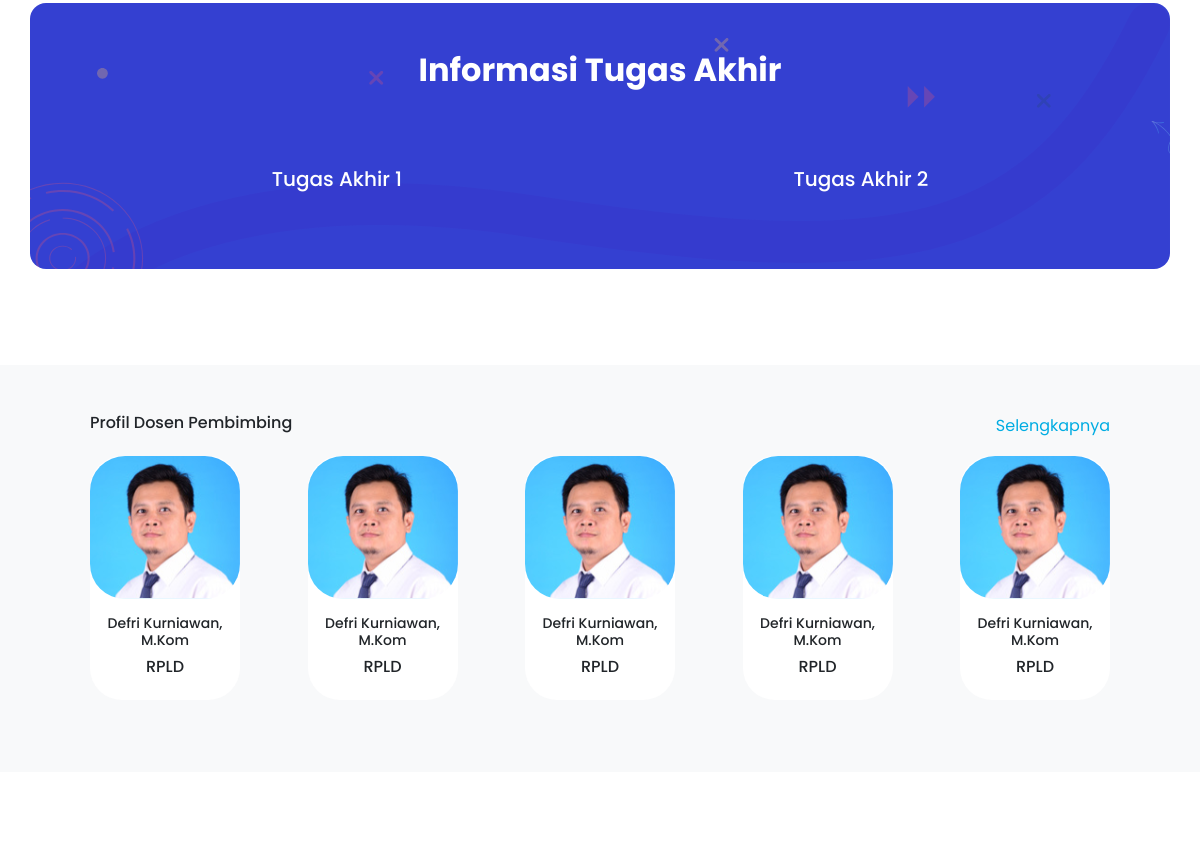
Before: / (middle part) with the older database file.
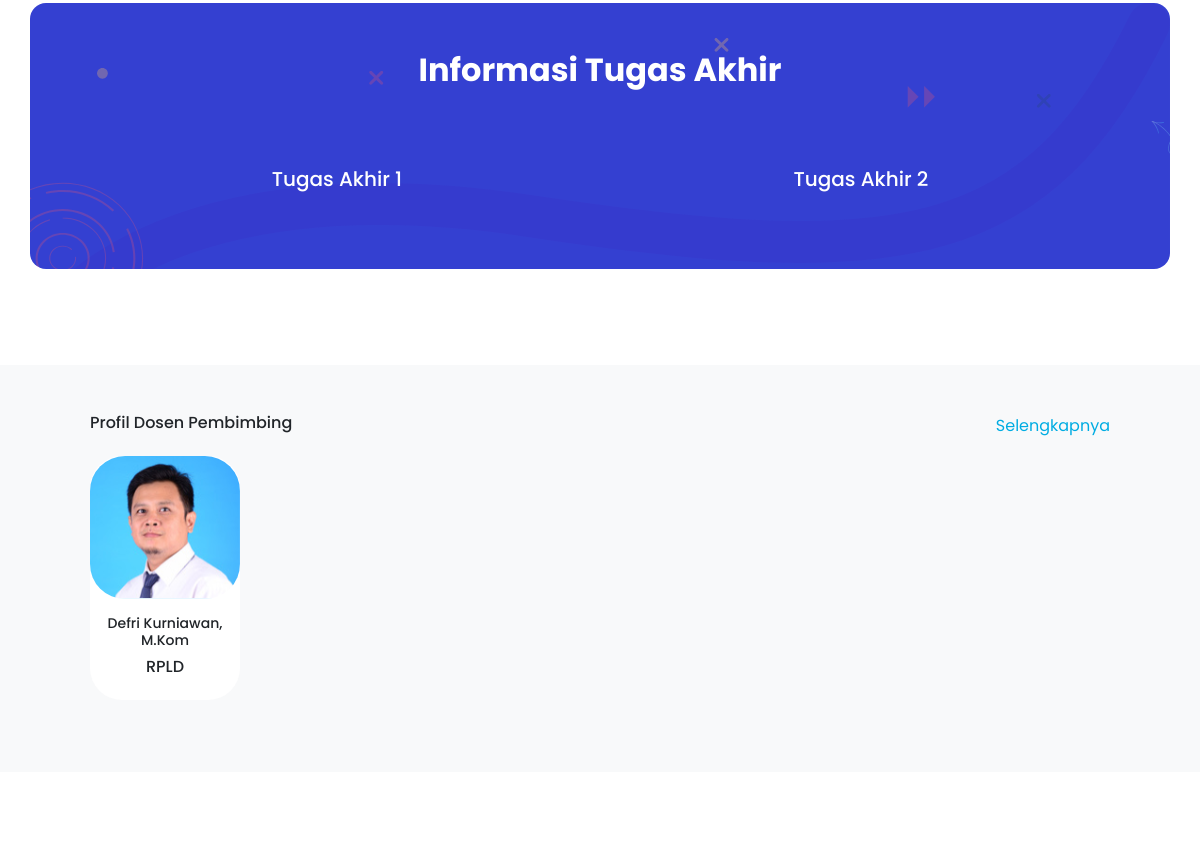
After: the same page with the newer database file.
### tables this page shows
CREATE TABLE `tb_dosbim` (
  `id` int(11) NOT NULL,
  `npp` varchar(128) NOT NULL,
  `nama` varchar(128) NOT NULL,
  `bidang` varchar(128) NOT NULL,
  `gambar` varchar(128) NOT NULL
);

### application/controllers/Dashboard.php (called while the page is built, shortened)
<?php
class Dashboard extends CI_Controller
{
    public function index()
    {
        $data['dosbim'] = $this->model_dosbim->getDosbim();
        $this->load->view('layout/front-header');
        $this->load->view('layout/front-navbar');
        $this->load->view('front-end/index', $data);
        $this->load->view('layout/front-footer');
    }
}

### index.php (called while the page is built, shortened)
<?php
require_once BASEPATH.'core/CodeIgniter.php';

### application/models/model_dosbim.php (called while the page is built, shortened)
<?php
class model_dosbim extends CI_Model
{
    public function getDosbim()
    {
        $query = $this->db->get('tb_dosbim');
        return $query->result();
    }
}

### application/views/front-end/index.php (the view, shortened to what this page needs)
<section class="py-5">
    <div class="container px-5 rounded-4" style="background-image: url('<?php echo base_url() ?>assets/front-end/assets/images/info.svg'); background-size: cover;" data-aos="fade-up" data-aos-duration="2000" data-aos-delay="100">
        <div class="row ">
            <div class="col-lg-12 ">
                <div class="text-center my-5">
                    <h2 class="display-7 fw-bolder mb-5 "><span class="text-white d-inline ">Informasi Tugas
                            Akhir</span></h2>
                    <div class="d-flex justify-content-center fs-5 gap-1 ">
                        <h3 class="paragraf1"><a href="<?php echo base_url('dashboard/info_ta1') ?>" class="text-white text-decoration-none"> Tugas Akhir 1</a></h3>
                        <h3 class="paragraf1"><a href="<?php echo base_url('dashboard/info_ta2') ?>" class="text-white text-decoration-none"> Tugas Akhir 2</a></h3>
                    </div>
                </div>
            </div>
        </div>
    </div>
</section>
<section class="bg-light py-5 my-5">
    <div class="container px-5 ">
        <div class="container ">
            <div class="row mb-2">
                <div class="col-6 " data-aos="fade-right" data-aos-duration="2000">
                    <h5 class="txt-profil">Profil Dosen Pembimbing</h5>
                </div>
                <div class="col-6 text-end " data-aos="fade-left" data-aos-duration="2000">
                    <a href="<?php echo base_url('dashboard/dosbim') ?>" class="text-gradient text-decoration-none text-judul">Selengkapnya</a>
                </div>
            </div>
        </div>
        <div class="row gx-5">
            <div class="col-lg-12 col-md-12">
                <div class="text-center my-2 ">
                    <div class="container ">
                        <div class="row  justify-content-between">
                            <?php foreach ($dosbim as $dsn) : ?>
                                <div class="col-lg-2 col-md-6 col-sm-4 mb-3 " data-aos="fade-up" data-aos-duration="2000">
                                    <div class="card rounded-5 border-0 ">
                                        <img src="<?php echo base_url('uploads/' . $dsn->gambar); ?>" class="card-img-top card2" alt="Profile Picture 1" style="border-radius: 35px;">
                                        <div class="card-body ">
                                            <h5 class="card-title small">
                                                <?php echo $dsn->nama; ?>
                                            </h5>
                                            <h6 class="card-title card-sub-title">
                                                <?php echo $dsn->bidang; ?>
                                            </h6>
                                        </div>
                                    </div>
                                </div>
                            <?php endforeach; ?>
                        </div>
                    </div>
                </div>
            </div>
        </div>
    </div>
</section>
<section class="py-5 my-5">
</section>

Changed rows visible on the page:
removed tb_dosbim: gambar (picture), nama "Defri Kurniawan, M.Kom", bidang "RPLD"
removed tb_dosbim: gambar (picture), nama "Defri Kurniawan, M.Kom", bidang "RPLD"
removed tb_dosbim: gambar (picture), nama "Defri Kurniawan, M.Kom", bidang "RPLD"
removed tb_dosbim: gambar (picture), nama "Defri Kurniawan, M.Kom", bidang "RPLD"
